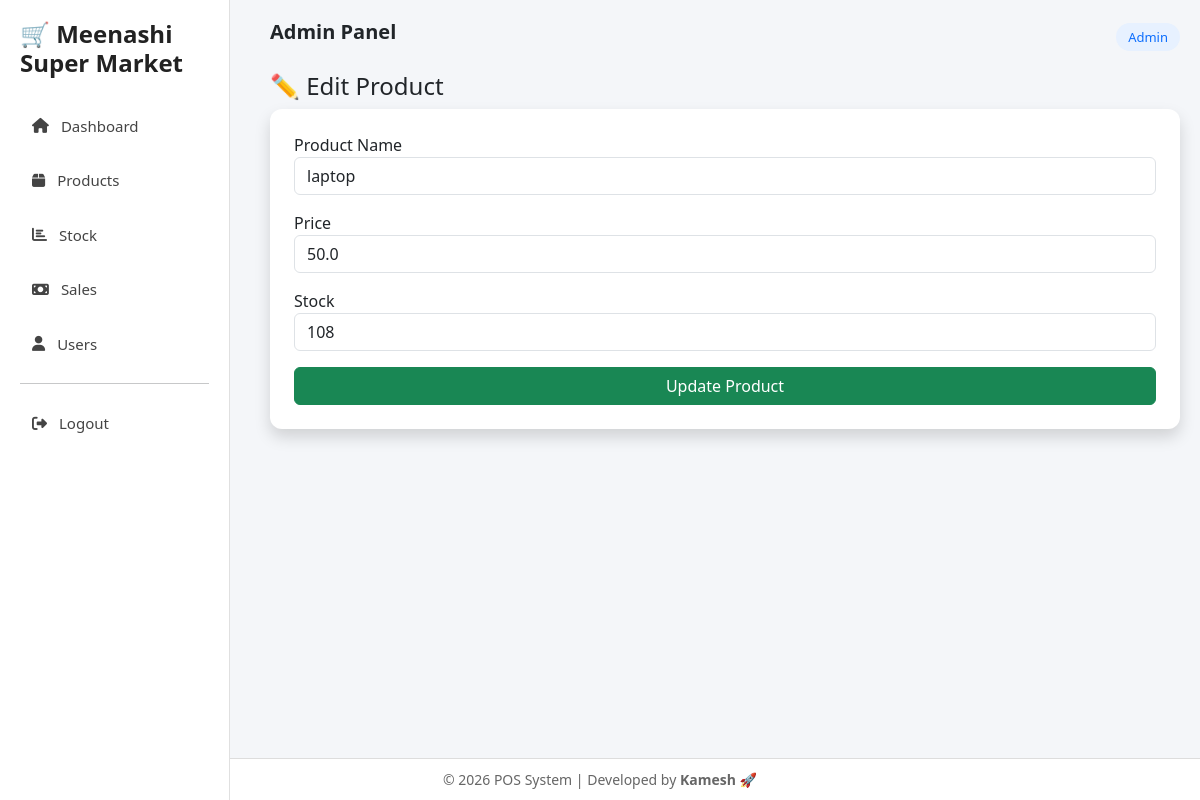
Page /edit_product/1 (signed in) on the committed database.
### models.py (models this page shows)
class Product(db.Model):
    __tablename__ = "product"
    id = db.Column(db.Integer, primary_key=True)
    name = db.Column(db.String(100))
    barcode = db.Column(db.String(50), unique=True, nullable=True)
    price = db.Column(db.Float)
    stock = db.Column(db.Integer)

### app.py (the view)
@app.route("/edit_product/<int:id>", methods=["GET", "POST"])
def edit_product(id):
    if session.get("role") != "admin":
        return redirect("/")
    product = Product.query.get(id)
    if not product:
        return "Product not found ❌"
    if request.method == "POST":
        product.name = request.form["name"]
        product.price = float(request.form["price"])
        product.stock = int(request.form["stock"])
        db.session.commit()
        return redirect("/products")
    return render_template("edit_product.html", product=product)

### templates/edit_product.html
{% extends "base.html" %}
{% block content %}
<h4>✏️ Edit Product</h4>
<div class="card p-4 shadow">
<form method="POST">
<label>Product Name</label>
<input name="name" value="{{product.name}}" class="form-control mb-3" required>
<label>Price</label>
<input name="price" value="{{product.price}}" class="form-control mb-3" required>
<label>Stock</label>
<input name="stock" value="{{product.stock}}" class="form-control mb-3" required>
<button class="btn btn-success w-100">Update Product</button>
</form>
</div>
{% endblock %}

### templates/base.html (style rules this page uses)
html, body { height:100%; }
body { display:flex; flex-direction:column; background:#f4f6f9; font-family:'Segoe UI', sans-serif; }
.card { border:none; border-radius:12px; }

### rows in the picture
Product: name "laptop", price "50.0", stock "108"
